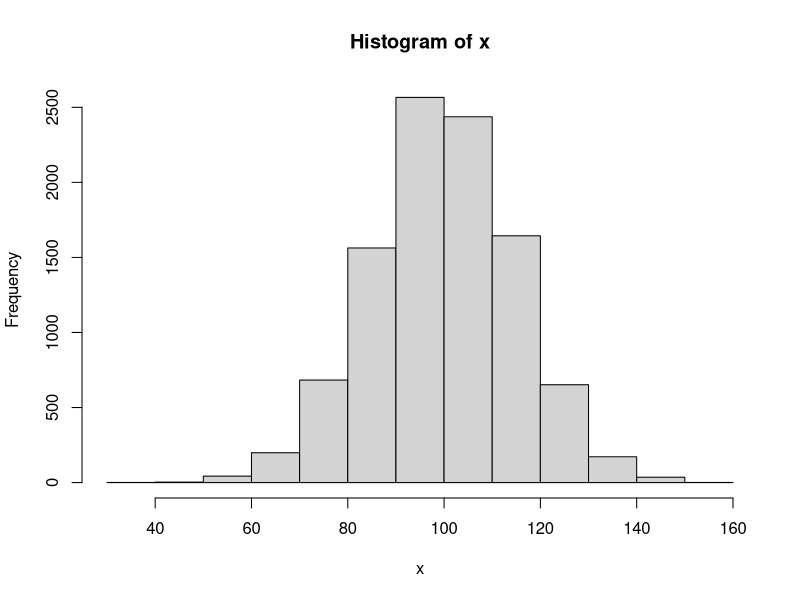

R code for this plot:
## ---- chunk 1
x <- rnorm(10000, mean = 100, sd = 15)
hist(x)
